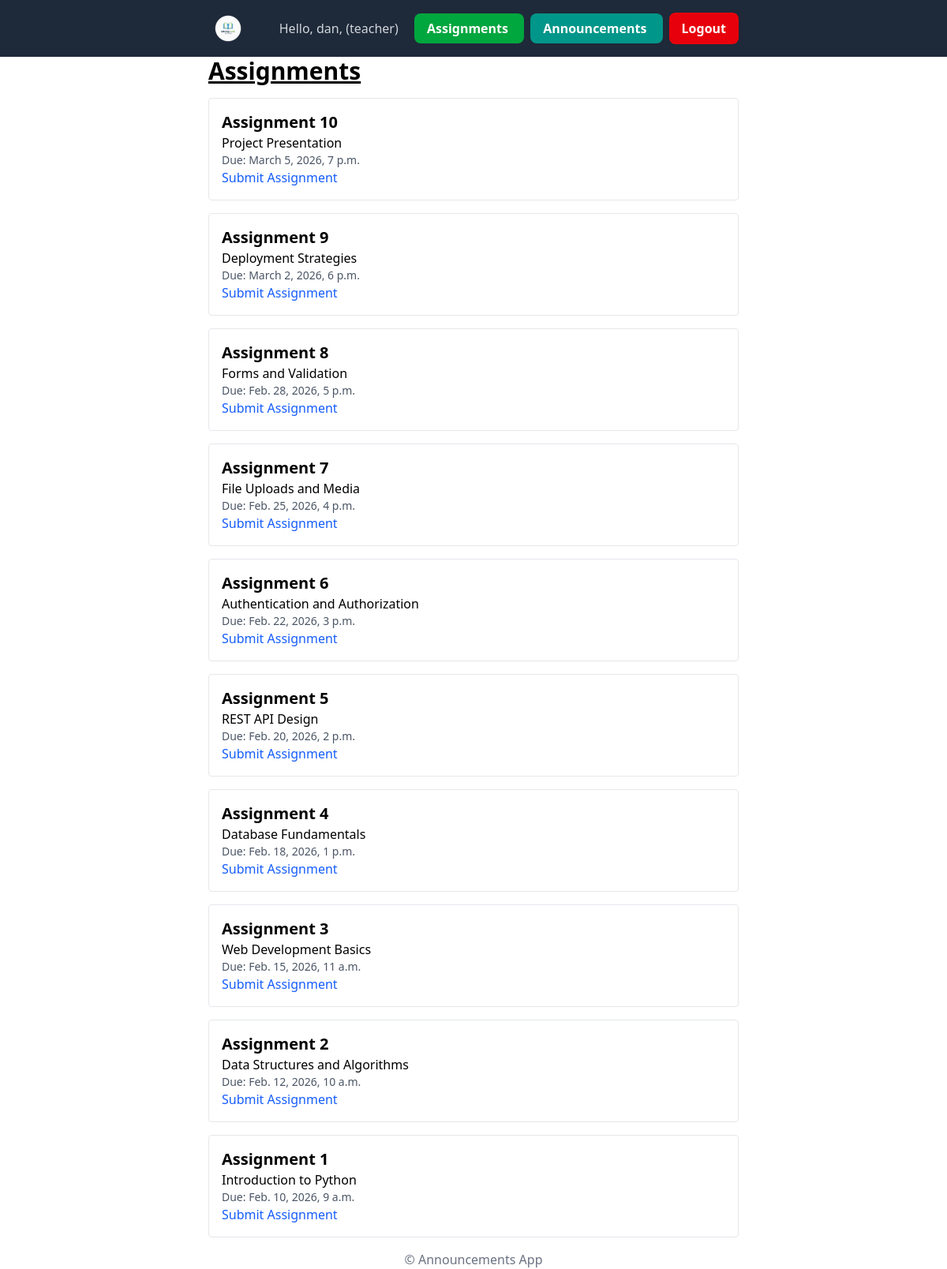
The app's page /courses/assignments/ (signed in) with its own data.
### core/models.py (models this page shows, shortened)
class User(AbstractUser):
    ROLE_CHOICES = (
        ('teacher', 'Teacher'),
        ('student', 'Student'),
    )
    role = models.CharField(max_length=10, choices=ROLE_CHOICES)

### courses/models.py (models this page shows, shortened)
class Assignment(models.Model):
    title = models.CharField(max_length=200)
    description = models.TextField()
    due_date = models.DateTimeField()
    created_at = models.DateTimeField(auto_now_add=True)
    updated_at = models.DateTimeField(auto_now=True)
    owner = models.ForeignKey(
        settings.AUTH_USER_MODEL,
        on_delete=models.CASCADE,
        related_name="assignments",
    )

### courses/views.py (the view)
# urls.py: path('assignments/', AssignmentListView.as_view(), name='assignment_list'),
@method_decorator(login_required, name='dispatch')
class AssignmentListView(View):
    template_name = 'courses/assignment_list.html'
    def get(self, request, *args, **kwargs):
        assignments = Assignment.objects.all().order_by('-created_at')
        return render(request, self.template_name, {
            'assignments': assignments,
        })

### courses/templates/courses/assignment_list.html (shortened to what this page needs)
{% extends 'base.html' %}
{% load static %}
{% block content %}
<div class="max-w-2xl mx-auto px-4 md:px-0">
  <div class="flex justify-between items-center mb-4">
    <h1 class="text-3xl font-bold underline">
      Assignments
    </h1>
  </div>
  <ul>
    {% for assignment in assignments %}
    <li class="mb-4 p-4 border border-gray-200 rounded">
      <h2 class="text-xl font-semibold">{{ assignment.title }}</h2>
      <p>{{ assignment.description }}</p>
      <p class="text-sm text-gray-600">Due: {{ assignment.due_date }}</p>
      <a href="{% url 'assignment_submission' assignment.id %}" class="text-blue-600 hover:underline">Submit Assignment</a>
    </li>
    {% empty %}
    <li>No assignments available.</li>
    {% endfor %}
  </ul>
</div>
{% endblock %}

### templates/base.html (shortened to what this page needs)
{% load static %}
<!doctype html>
<html>
  <head>
    <script src="https://cdn.jsdelivr.net/npm/@tailwindcss/browser@4"></script>
    <link rel="stylesheet" href="{% static 'css/styles.css' %}" />
  </head>
  <body>
    <header>
        {% block header %}
        <nav class="bg-gray-800 p-4">
            <div class="max-w-2xl mx-auto flex justify-between items-center">
                <a href="{% url 'home' %}" class="flex text-white text-lg font-semibold">
                    <img src="{% static '/logo-sm.png' %}"
                        class="px-2"
                        width="50"
                        height="50"
                    >
                </a>
                {% if user.is_authenticated %}
                <div>
                    <form method="post" action="{% url 'logout' %}">
                        <span class="text-gray-300 mr-4">
                            Hello, {{user.username}}, ({{user.role}})
                        </span>
                        <a href="{% url 'assignment_list' %}" class="px-4 py-2 mr-2 bg-green-600 text-white font-semibold rounded-lg hover:bg-green-700 focus:outline-none focus:ring-2 focus:ring-green-500 focus:ring-offset-2">
                            Assignments
                        </a>
                        <a href="{% url 'announcement_list' %}" class="px-4 py-2 mr-2 bg-teal-600 text-white font-semibold rounded-lg hover:bg-teal-700 focus:outline-none focus:ring-2 focus:ring-teal-500 focus:ring-offset-2">
                            Announcements
                        </a>
                        <button type="submit" class="px-4 py-2 bg-red-600 text-white font-semibold rounded-lg hover:bg-red-700 focus:outline-none focus:ring-2 focus:ring-red-500 focus:ring-offset-2">
                            Logout
                        </button>
                    </form>
                </div>
                {% endif %}
            </div>
        </nav>
        {% endblock %}
    </header>
    <main>
        {% block content %}{% endblock %}
    </main>
    <footer>
        {% block footer %}
            <p class="text-center text-gray-500">
                &copy; Announcements App
            </p>
        {% endblock %}
    </footer>
  </body>
</html>

### records on screen
User: username "dan", role "teacher"
Assignment: title "Assignment 10", description "Project Presentation", due_date "March 5, 2026, 7 p.m."
Assignment: title "Assignment 9", description "Deployment Strategies", due_date "March 2, 2026, 6 p.m."
Assignment: title "Assignment 8", description "Forms and Validation", due_date "Feb. 28, 2026, 5 p.m."
Assignment: title "Assignment 7", description "File Uploads and Media", due_date "Feb. 25, 2026, 4 p.m."
Assignment: title "Assignment 6", description "Authentication and Authorization", due_date "Feb. 22, 2026, 3 p.m."
Assignment: title "Assignment 5", description "REST API Design", due_date "Feb. 20, 2026, 2 p.m."
Assignment: title "Assignment 4", description "Database Fundamentals", due_date "Feb. 18, 2026, 1 p.m."
Assignment: title "Assignment 3", description "Web Development Basics", due_date "Feb. 15, 2026, 11 a.m."
Assignment: title "Assignment 2", description "Data Structures and Algorithms", due_date "Feb. 12, 2026, 10 a.m."
Assignment: title "Assignment 1", description "Introduction to Python", due_date "Feb. 10, 2026, 9 a.m."
